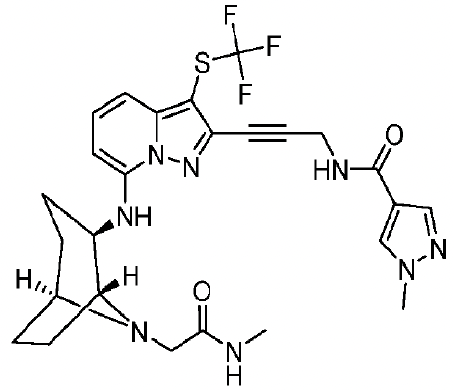
#> input picture training/data/real/patent_images/Compound_103_WO2026024861.png, 454 x 390 px
$ python -i lightweight_detector.py   (imports and definitions only)
#> lines starting #> are read from the running program, lines starting #| are printed output that depends on the picture; after the words box and inside, x2 and y2 are one past the last pixel; in counts of white or black regions, pixels touching at a corner belong together
#> further down, picture is the input picture: PIL image 454x390 RGBA; mean R, G, B, A 244.4, 244.4, 244.4, 255
"""Lightweight chemical structure detection using OpenCV contour analysis.

No ML model required — uses adaptive thresholding and contour filtering
to detect chemical structure regions on a page. Pure OpenCV (already a dependency).

Two-pass strategy:
  Pass 1: Find candidate regions using morphological close + contour detection.
  Pass 2: For large regions (likely tables containing structures), subdivide
           by finding internal contours on the original binary image.

Text vs structure discrimination:
  1. Geometry — aspect ratio, page-width span, minimum size
  2. Fill ratio — text is denser than structure line drawings
  3. Text line detection — text blocks have regular horizontal line spacing
  4. Hough lines — structures have straight bond lines
"""

from typing import List, Tuple, Optional

import cv2
import numpy as np
from PIL import Image


class LightweightDetector:
    """Detects and segments chemical structures using OpenCV contours.

    Same interface as StructureDetector but requires no model download.
    """

    MIN_STRUCTURE_SIZE = 60   # Minimum width/height in pixels
    MAX_ASPECT_RATIO = 4.0    # Filter elongated shapes (likely text lines)
    MIN_AREA = 5000           # Minimum contour area to filter noise

    # Morphological kernel size for closing gaps in structure bonds
    MORPH_KERNEL_SIZE = 10
    # Padding around detected regions (pixels)
    CROP_PADDING = 15

    # Filters for individual structure candidates
    MAX_FILL_RATIO = 0.45     # Text blocks are very dense; structures are sparser
    MIN_FILL_RATIO = 0.005    # Too sparse = noise
    MAX_PAGE_WIDTH_RATIO = 0.50  # Skip regions spanning >50% of page width
    TEXT_FILL_THRESHOLD = 0.15   # Fill above this + text lines → likely text block

    # Text line detection thresholds
    MAX_TEXT_LINES = 5         # Reject regions with more text lines than this
    TEXT_LINE_THRESHOLD = 0.15 # Row dark pixel ratio to count as text line
    TEXT_LINE_GAP_MIN = 5      # Min gap rows between distinct text lines

    # Large region subdivision thresholds
    LARGE_REGION_AREA = 200000   # Regions larger than this get subdivided
    SUB_MIN_AREA = 5000          # Minimum area for sub-contours
    SUB_MIN_SIZE = 80            # Minimum width/height for sub-contours (filters text fragments)
    SUB_MAX_ASPECT_RATIO = 5.0   # Max aspect ratio for sub-contours
    SUB_MAX_FILL_RATIO = 0.50    # Max fill for sub-contours (slightly more permissive)
    SUB_MIN_FILL_RATIO = 0.02    # Min fill for sub-contours (reject near-empty regions)
    SUB_MAX_TEXT_LINES = 8       # Max text lines in sub-contour (atom labels count as text)
    SUB_MAX_TEXT_DENSITY = 4.0   # Max text lines per 100px height (chemical names are denser)
    SUB_MORPH_KERNEL = 8         # Smaller kernel for within-table detection

    # [4 lines left out: function _compute_padding, not called in this run]

    def detect_structures(self, page_image: Image.Image) -> List[Image.Image]:
        """Detect and extract chemical structures from a page image.

        Args:
            page_image: PIL Image of a PDF page.

        Returns:
            List of PIL Images, each containing a detected chemical structure.
        """
        candidates = self._detect_candidates(page_image)
        return [img for _, _, img, _ in candidates]

    # [13 lines left out: function detect_structures_with_boxes, not called in this run]

    def _detect_candidates(
        self, page_image: Image.Image
    ) -> List[Tuple[int, int, Image.Image, Tuple[int, int, int, int]]]:
        """Core detection returning (y, x, image, bbox) tuples sorted by position."""
        try:
            img_array = np.array(page_image.convert('RGB'))
            gray = cv2.cvtColor(img_array, cv2.COLOR_RGB2GRAY)
            page_height, page_width = gray.shape
#> page_height = 390; page_width = 454

            # Adaptive threshold
            binary = cv2.adaptiveThreshold(
                gray, 255, cv2.ADAPTIVE_THRESH_GAUSSIAN_C,
                cv2.THRESH_BINARY_INV, blockSize=25, C=10
            )
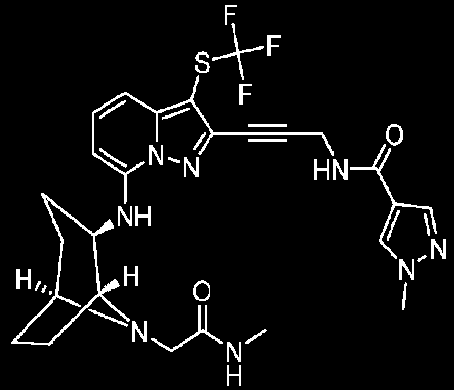
#> binary: shape (390, 454); 4.6% white; 40 white regions (1 under 20 px), largest, box (x1, y1, x2, y2) and area: (11, 193, 130, 346) 1573, (92, 75, 334, 204) 1353, (350, 144, 437, 259) 675

            # Remove long horizontal lines (reaction arrows) before closing.
            # These bridge separate structures and cause them to merge into
            # one contour.  Only remove lines that are long relative to the
            # page width (>8%) — bond lines within structures are shorter.
            arrow_len = max(page_width // 12, 60)
#> arrow_len = 60
            h_kernel = cv2.getStructuringElement(cv2.MORPH_RECT, (arrow_len, 1))
            arrows = cv2.morphologyEx(binary, cv2.MORPH_OPEN, h_kernel)
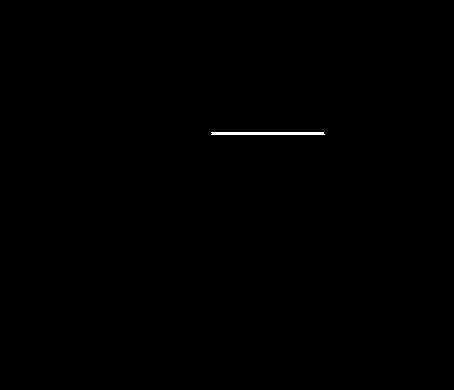
#> arrows: shape (390, 454); 0.19% white; 1 white region, box (x1, y1, x2, y2) and area: (211, 132, 325, 135) 339
            binary_no_arrows = cv2.subtract(binary, arrows)
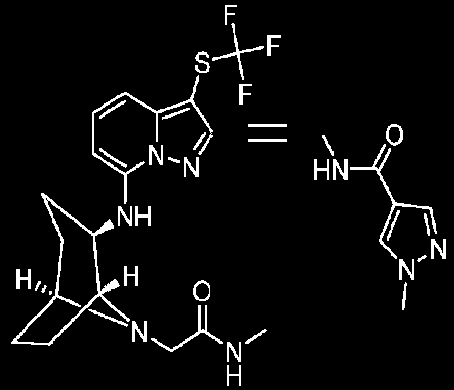
#> binary_no_arrows: shape (390, 454); 4.4% white; 41 white regions (1 under 20 px), largest, box (x1, y1, x2, y2) and area: (11, 193, 130, 346) 1573, (92, 75, 213, 204) 949, (350, 144, 437, 259) 675

            # Morphological close to merge nearby strokes
            kernel = cv2.getStructuringElement(
                cv2.MORPH_RECT,
                (self.MORPH_KERNEL_SIZE, self.MORPH_KERNEL_SIZE)
            )
            closed = cv2.morphologyEx(binary_no_arrows, cv2.MORPH_CLOSE, kernel)
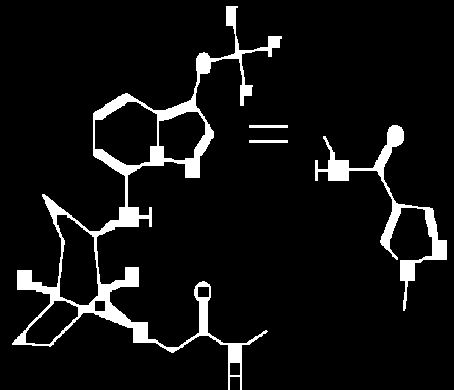
#> closed: shape (390, 454); 7% white; 4 white regions

            # Find contours
            contours, _ = cv2.findContours(
                closed, cv2.RETR_EXTERNAL, cv2.CHAIN_APPROX_SIMPLE
            )
#> contours = 4 contours; box (x1, y1, x2, y2) and area: (12, 6, 282, 390) 17113, (315, 125, 447, 311) 2550, (249, 140, 288, 143) 76, (249, 125, 288, 128) 76

            # Collect candidates with both padded and unpadded boxes
            # Internal format: (y, x, image, padded_box, unpadded_box)
            candidates_with_unpadded = []
            for contour in contours:
                area = cv2.contourArea(contour)
                x, y, w, h = cv2.boundingRect(contour)

                # Pass 2: Large regions (tables) — subdivide and extract
                if area > self.LARGE_REGION_AREA and w > self.MIN_STRUCTURE_SIZE * 2:
                    sub_results = self._extract_from_table_region(
                        binary, img_array, x, y, w, h, page_width, page_height
                    )
                    candidates_with_unpadded.extend(sub_results)
                    continue

                # Pass 1: Normal-sized regions — evaluate directly
                result = self._evaluate_candidate(
                    contour, binary, img_array, page_width, page_height
                )
                if result is not None:
                    candidates_with_unpadded.append(result)
#> this loop made 4 passes
#> contour on passes 1, 3: [[249, 140], [249, 142], [287, 142], [287, 140]], [[249, 125], [249, 127], [287, 127], [287, 125]]
#> after the loop, candidates_with_unpadded = []

            # Suppress overlapping padding between adjacent structures
            candidates_with_unpadded = self._suppress_overlaps(
                candidates_with_unpadded, img_array
            )

            # Strip unpadded box for public interface: (y, x, image, padded_box)
            candidates = [
                (cy, cx, img, pbox)
                for cy, cx, img, pbox, _ubox in candidates_with_unpadded
            ]
#> candidates = []

            # Sort by position: top-to-bottom, then left-to-right
            candidates.sort(key=lambda c: (c[0], c[1]))
            return candidates

        except Exception as e:
            raise RuntimeError(f"Lightweight structure detection failed: {e}") from e

    @staticmethod
    def _suppress_overlaps(candidates, img_array: np.ndarray):
        """Trim overlapping padding between adjacent structure boxes.

        When two padded bounding boxes overlap, split the shared space at the
        midpoint of the *unpadded* edges. Never trims below the original
        contour bounding box — only padding is reduced, not structure content.

        Args:
            candidates: list of (y, x, image, padded_box, unpadded_box)
            img_array: page image array for re-cropping
        """
        if len(candidates) <= 1:
            return candidates

        padded = [list(c[3]) for c in candidates]
        unpadded = [c[4] for c in candidates]

        for i in range(len(padded)):
            for j in range(i + 1, len(padded)):
                ax1, ay1, ax2, ay2 = padded[i]
                bx1, by1, bx2, by2 = padded[j]

                # Check if padded boxes overlap at all
                if ax2 <= bx1 or bx2 <= ax1 or ay2 <= by1 or by2 <= ay1:
                    continue

                uax1, uay1, uax2, uay2 = unpadded[i]
                ubx1, uby1, ubx2, uby2 = unpadded[j]

                # Vertical overlap: A is above B
                if ay2 > by1 and ay1 < by1:
                    # Split at midpoint of unpadded edges
                    mid_y = (uay2 + uby1) // 2
                    # Trim but never below unpadded box
                    padded[i][3] = max(uay2, min(ay2, mid_y))
                    padded[j][1] = min(uby1, max(by1, mid_y))

                # Horizontal overlap: A is left of B
                if ax2 > bx1 and ax1 < bx1:
                    mid_x = (uax2 + ubx1) // 2
                    padded[i][2] = max(uax2, min(ax2, mid_x))
                    padded[j][0] = min(ubx1, max(bx1, mid_x))

        # Re-crop images using adjusted boxes
        result = []
        for idx, cand in enumerate(candidates):
            x1, y1, x2, y2 = padded[idx]
            if x2 <= x1 or y2 <= y1:
                continue
            crop = img_array[y1:y2, x1:x2]
            box = (x1, y1, x2, y2)
            result.append((y1, x1, Image.fromarray(crop), box, cand[4]))
        return result

    # [185 lines left out: functions _remove_table_lines, _extract_line_positions, _extract_from_table_region, not called in this run]

    def _evaluate_candidate(
        self,
        contour,
        binary: np.ndarray,
        img_array: np.ndarray,
        page_width: int,
        page_height: int,
    ) -> Optional[tuple]:
        """Evaluate a contour candidate.

        Returns (y, x, image, padded_box, unpadded_box) or None if rejected.
        """
        area = cv2.contourArea(contour)
        if area < self.MIN_AREA:
            return None

        x, y, w, h = cv2.boundingRect(contour)

        if w < self.MIN_STRUCTURE_SIZE or h < self.MIN_STRUCTURE_SIZE:
            return None

        aspect_ratio = max(w, h) / max(min(w, h), 1)
        if aspect_ratio > self.MAX_ASPECT_RATIO:
            return None

        if w > page_width * self.MAX_PAGE_WIDTH_RATIO:
            return None

        roi = binary[y:y+h, x:x+w]
        dark_pixels = cv2.countNonZero(roi)
        fill_ratio = dark_pixels / (w * h)

        if fill_ratio > self.MAX_FILL_RATIO or fill_ratio < self.MIN_FILL_RATIO:
            return None

        text_lines = self._count_text_lines(roi)
        if text_lines > self.MAX_TEXT_LINES:
            return None

        # Combined check: high fill + multiple text lines = text block (chemical name)
        if fill_ratio > self.TEXT_FILL_THRESHOLD and text_lines >= 3:
            return None

        if not self._has_line_features(roi):
            return None

        unpadded_box = (x, y, x + w, y + h)

        padding = self._compute_padding(w, h)
        x1 = max(0, x - padding)
        y1 = max(0, y - padding)
        x2 = min(page_width, x + w + padding)
        y2 = min(page_height, y + h + padding)

        crop = img_array[y1:y2, x1:x2]
        return (y1, x1, Image.fromarray(crop), (x1, y1, x2, y2), unpadded_box)

    # [52 lines left out: functions _count_text_lines, _has_line_features, not called in this run]

>>> from PIL import Image
>>> picture = Image.open('../../../training/data/real/patent_images/Compound_103_WO2026024861.png')
>>> result = LightweightDetector().detect_structures(picture)
#> result = []

$ run again, on training/data/real/patent_images/Compound_106_WO2026024861.png
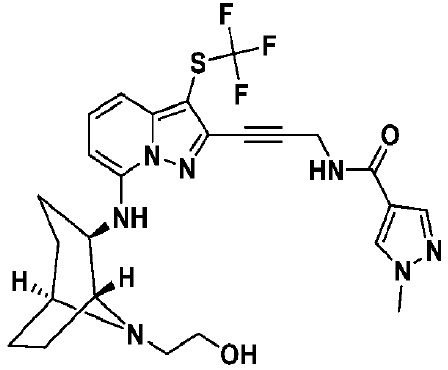
#> input picture training/data/real/patent_images/Compound_106_WO2026024861.png, 448 x 370 px
#> picture is the input picture: PIL image 448x370 RGBA; mean R, G, B, A 242.8, 242.8, 242.8, 255
#> in _detect_candidates, `binary = cv2.adaptiveThreshold( gray, 255, cv2.ADAPTIVE_THRESH_GAUSSIA..`:
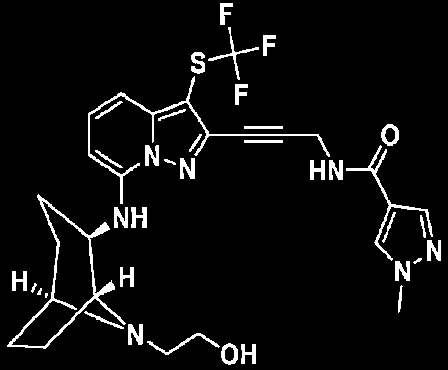
#> binary: shape (370, 448); 5.1% white; 38 white regions (1 under 20 px), largest, box (x1, y1, x2, y2) and area: (7, 194, 126, 349) 1558, (88, 76, 330, 204) 1256, (346, 145, 433, 261) 691
#> arrows: shape (370, 448); 0.14% white in thin lines or dots, all inside (x1, y1, x2, y2) = (207, 134, 320, 136)
#> binary_no_arrows: shape (370, 448); 5% white; 39 white regions (1 under 20 px), largest, box (x1, y1, x2, y2) and area: (7, 194, 126, 349) 1558, (88, 76, 209, 204) 966, (346, 145, 433, 261) 691
#> in _detect_candidates, `closed = cv2.morphologyEx(binary_no_arrows, cv2.MORPH_CLOSE, kernel)`:
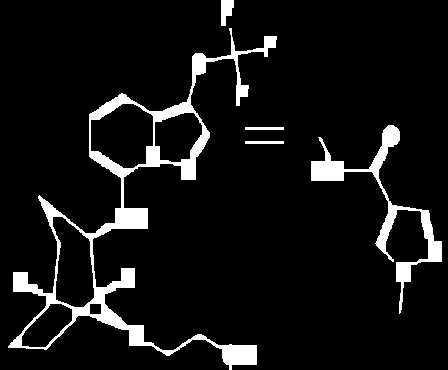
#> closed: shape (370, 448); 7.6% white; 5 white regions
#> contours = 5 contours; box (x1, y1, x2, y2) and area: (8, 28, 277, 370) 16813, (311, 125, 442, 314) 2702, (221, 0, 234, 26) 205, (245, 141, 284, 144) 76, (245, 127, 284, 130) 76
#> the loop in _detect_candidates, `for contour in contours:` made 5 passes
#> contour on passes 1 to 2: [[245, 141], [245, 143], [283, 143], [283, 141]], [[245, 127], [245, 129], [283, 129], [283, 127]]
#> after the loop in _detect_candidates, `for contour in contours:`: candidates_with_unpadded = []

$ run again, on training/data/real/patent_images/Compound_109_WO2026024861.png
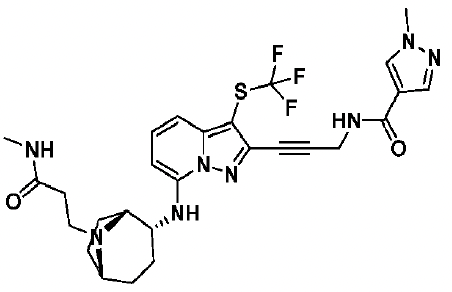
#> input picture training/data/real/patent_images/Compound_109_WO2026024861.png, 452 x 292 px
#> picture is the input picture: PIL image 452x292 RGBA; mean R, G, B, A 245.1, 245.1, 245.1, 255
#> in _detect_candidates, `binary = cv2.adaptiveThreshold( gray, 255, cv2.ADAPTIVE_THRESH_GAUSSIA..`:
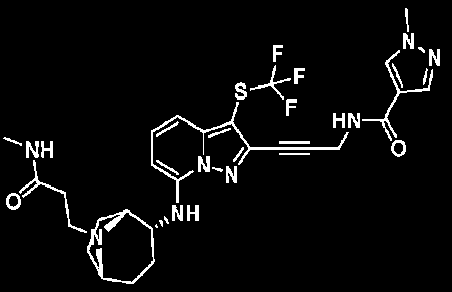
#> binary: shape (292, 452); 4.2% white; 36 white regions (2 under 20 px), largest, box (x1, y1, x2, y2) and area: (151, 102, 349, 203) 1010, (87, 209, 155, 284) 886, (362, 50, 433, 141) 484
#> arrows: shape (292, 452); 0.21% white; 1 white region, box (x1, y1, x2, y2) and area: (249, 147, 342, 150) 277
#> binary_no_arrows: shape (292, 452); 4% white; 37 white regions (2 under 20 px), largest, box (x1, y1, x2, y2) and area: (87, 209, 155, 284) 886, (151, 102, 250, 203) 693, (362, 50, 433, 141) 484
#> in _detect_candidates, `closed = cv2.morphologyEx(binary_no_arrows, cv2.MORPH_CLOSE, kernel)`:
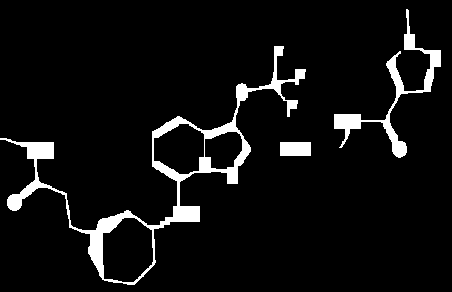
#> closed: shape (292, 452); 6.2% white; 3 white regions
#> contours = 3 contours; box (x1, y1, x2, y2) and area: (0, 46, 306, 285) 10570, (334, 9, 441, 158) 1718, (280, 142, 311, 156) 390
#> the loop in _detect_candidates, `for contour in contours:` made 3 passes
#> contour on pass 1: [[280, 142], [280, 155], [310, 155], [310, 142]]
#> after the loop in _detect_candidates, `for contour in contours:`: candidates_with_unpadded = []
